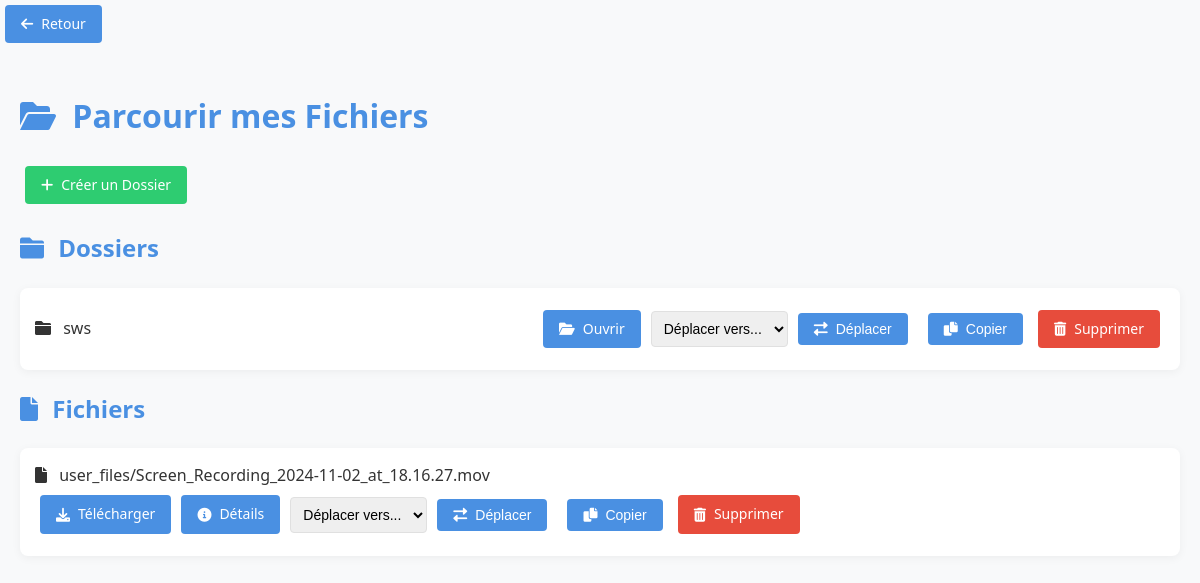
The page /drive/browse/ (signed in) on the database its author committed.
### drive/models.py (models this page shows, shortened)
class Folder(models.Model):
    name = models.CharField(max_length=255)
    user = models.ForeignKey(User, on_delete=models.CASCADE)
    parent_folder = models.ForeignKey('self', null=True, blank=True, related_name='subfolders', on_delete=models.CASCADE)

class File(models.Model):
    file = models.FileField(upload_to='user_files/')
    user = models.ForeignKey(User, on_delete=models.CASCADE)
    folder = models.ForeignKey(Folder, null=True, blank=True, related_name='files', on_delete=models.CASCADE)
    uploaded_at = models.DateTimeField(auto_now_add=True)
    file_size = models.PositiveIntegerField(null=True, blank=True)  # Permettre null temporairement
    file_type = models.CharField(max_length=50, null=True, blank=True)  # Permettre null temporairement

### drive/views.py (the view)
# urls.py: path('browse/', browse_files, name='browse_files'),
@login_required
def browse_files(request, folder_id=None):
    if folder_id:
        current_folder = get_object_or_404(Folder, id=folder_id, user=request.user)
    else:
        current_folder = None
    folders = Folder.objects.filter(parent_folder=current_folder, user=request.user)
    files = File.objects.filter(folder=current_folder, user=request.user)
    context = {
        'current_folder': current_folder,
        'folders': folders,
        'files': files,
    }
    return render(request, 'drive/browse_files.html', context)

### drive/templates/drive/browse_files.html (shortened to what this page needs)
{% load static %}
<!DOCTYPE html>
<html lang="fr">
<head>
    <link href="https://cdnjs.cloudflare.com/ajax/libs/font-awesome/6.0.0-beta3/css/all.min.css" rel="stylesheet">
    <link rel="stylesheet" href="{% static 'drive/css/browse.css' %}">
</head>
<body>
    <a href="{% url 'dashboard' %}" class="button mb-3">
        <i class="fas fa-arrow-left icon"></i> Retour
    </a>
    <div class="container">
        <h1><i class="fas fa-folder-open icon"></i> Parcourir mes Fichiers</h1>
        <div class="actions">
            <a href="{% url 'create_folder' %}" class="button button-success">
                <i class="fas fa-plus icon"></i> Créer un Dossier
            </a>
        </div>
        <h2><i class="fas fa-folder icon"></i> Dossiers</h2>
        <ul class="folder-list">
            {% for folder in folders %}
                <li>
                    <span class="item-name">
                        <i class="fas fa-folder icon"></i> {{ folder.name }}
                    </span>
                    <div class="actions">
                        <a href="{% url 'browse_folder' folder.id %}" class="button">
                            <i class="fas fa-folder-open icon"></i> Ouvrir
                        </a>
                        <form action="{% url 'move_folder' folder.id current_folder.id|default:0 %}" method="post" class="inline-form">
                            <select name="target_folder_id" id="target_folder_{{ folder.id }}">
                                <option value="">Déplacer vers...</option>
                            </select>
                            <button type="submit" class="button">
                                <i class="fas fa-exchange-alt icon"></i> Déplacer
                            </button>
                        </form>
                        <form action="{% url 'copy_folder' folder.id current_folder.id|default:0 %}" method="get" class="inline-form">
                            <button type="submit" class="button">
                                <i class="fas fa-copy icon"></i> Copier
                            </button>
                        </form>
                        <a href="{% url 'delete_folder' folder.id %}" onclick="return confirm('Êtes-vous sûr de vouloir supprimer ce dossier ?');" class="button button-danger">
                            <i class="fas fa-trash-alt icon"></i> Supprimer
                        </a>
                    </div>
                </li>
            {% empty %}
                <li>Aucun dossier disponible.</li>
            {% endfor %}
        </ul>
        <h2><i class="fas fa-file icon"></i> Fichiers</h2>
        <ul class="file-list">
            {% for file in files %}
                <li class="file-item" data-file="{{ file.file.url }}">
                    <span class="item-name">
                        <i class="fas fa-file icon"></i> {{ file.file.name }}
                    </span>
                    <div class="actions">
                        <a href="{{ file.file.url }}" download class="button">
                            <i class="fas fa-download icon"></i> Télécharger
                        </a>
                        <a href="{% url 'file_details' file.id %}" class="button">
                            <i class="fas fa-info-circle icon"></i> Détails
                        </a>
                        <form action="{% url 'move_file' file.id current_folder.id|default:0 %}" method="get" class="inline-form">
                            <select name="target_folder_id" id="target_folder_file_{{ file.id }}">
                                <option value="">Déplacer vers...</option>
                            </select>
                            <button type="submit" class="button">
                                <i class="fas fa-exchange-alt icon"></i> Déplacer
                            </button>
                        </form>
                        <form action="{% url 'copy_file' file.id current_folder.id|default:0 %}" method="get" class="inline-form">
                            <button type="submit" class="button">
                                <i class="fas fa-copy icon"></i> Copier
                            </button>
                        </form>
                        <a href="{% url 'delete_file' file.id %}" onclick="return confirm('Êtes-vous sûr de vouloir supprimer ce fichier ?');" class="button button-danger">
                            <i class="fas fa-trash-alt icon"></i> Supprimer
                        </a>
                    </div>
                </li>
            {% empty %}
                <li>Aucun fichier disponible.</li>
            {% endfor %}
        </ul>
    </div>
</body>
</html>

### drive/static/drive/css/browse.css (style rules this page uses)
:root { --primary-color: #4a90e2; --primary-light: #6aa9f4; --secondary-color: #f8f9fa; --text-color: #333333; --text-light: #666666; --danger-color: #e74c3c; --success-color: #2ecc71; --border-color: #e0e0e0; }
body { font-family: 'Segoe UI', Tahoma, Geneva, Verdana, sans-serif; line-height: 1.6; margin: 0; padding: 0; background-color: var(--secondary-color); color: var(--text-color); }
.container { max-width: 1200px; margin: 0 auto; padding: 20px; }
h1, h2 { color: var(--primary-color); margin-bottom: 20px; }
.button { display: inline-flex; align-items: center; padding: 8px 16px; background-color: var(--primary-color); color: white; text-decoration: none; border-radius: 4px; transition: all 0.3s ease; border: none; cursor: pointer; font-size: 14px; margin: 5px; }
.button-danger { background-color: var(--danger-color); }
.button-success { background-color: var(--success-color); }
.folder-list, .file-list { list-style-type: none; padding: 0; }
.folder-list li, .file-list li { background-color: white; margin-bottom: 10px; padding: 15px; border-radius: 8px; box-shadow: 0 2px 10px rgba(0, 0, 0, 0.05); transition: all 0.3s ease; display: flex; align-items: center; flex-wrap: wrap; }
.item-name { flex-grow: 1; margin-right: 10px; font-weight: 500; }
.actions { display: flex; flex-wrap: wrap; align-items: center; }
.inline-form { display: flex; align-items: center; margin: 5px; }
select { padding: 8px; border-radius: 4px; border: 1px solid var(--border-color); font-size: 14px; margin-right: 5px; }
.icon { margin-right: 8px; }

### rows shown on the page
Folder: name "sws"
File: file.name "user_files/Screen_Recording_2024-11-02_at_18.16.27.mov"
